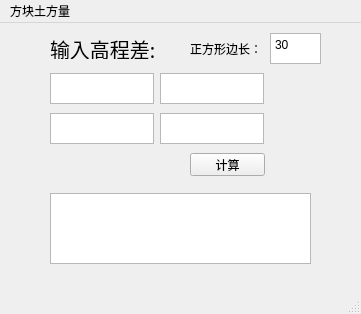
<?xml version="1.0" encoding="UTF-8"?>
<ui version="4.0">
 <class>MainWindow</class>
 <widget class="QMainWindow" name="MainWindow">
  <property name="geometry">
   <rect>
    <x>0</x>
    <y>0</y>
    <width>361</width>
    <height>314</height>
   </rect>
  </property>
  <property name="windowTitle">
   <string>MainWindow</string>
  </property>
  <widget class="QWidget" name="centralwidget">
   <widget class="QTextEdit" name="zuoshang">
    <property name="geometry">
     <rect>
      <x>50</x>
      <y>50</y>
      <width>104</width>
      <height>31</height>
     </rect>
    </property>
   </widget>
   <widget class="QTextEdit" name="zuoxia">
    <property name="geometry">
     <rect>
      <x>50</x>
      <y>90</y>
      <width>104</width>
      <height>31</height>
     </rect>
    </property>
   </widget>
   <widget class="QTextEdit" name="youxia">
    <property name="geometry">
     <rect>
      <x>160</x>
      <y>90</y>
      <width>104</width>
      <height>31</height>
     </rect>
    </property>
   </widget>
   <widget class="QTextEdit" name="youshang">
    <property name="geometry">
     <rect>
      <x>160</x>
      <y>50</y>
      <width>104</width>
      <height>31</height>
     </rect>
    </property>
   </widget>
   <widget class="QTextEdit" name="result_box">
    <property name="geometry">
     <rect>
      <x>50</x>
      <y>170</y>
      <width>261</width>
      <height>71</height>
     </rect>
    </property>
    <property name="font">
     <font>
      <family>Yu Gothic UI Semibold</family>
      <pointsize>10</pointsize>
     </font>
    </property>
    <property name="html">
     <string>&lt;!DOCTYPE HTML PUBLIC &quot;-//W3C//DTD HTML 4.0//EN&quot; &quot;http://www.w3.org/TR/REC-html40/strict.dtd&quot;&gt;
&lt;html&gt;&lt;head&gt;&lt;meta name=&quot;qrichtext&quot; content=&quot;1&quot; /&gt;&lt;style type=&quot;text/css&quot;&gt;
p, li { white-space: pre-wrap; }
&lt;/style&gt;&lt;/head&gt;&lt;body style=&quot; font-family:'Yu Gothic UI Semibold'; font-size:10pt; font-weight:400; font-style:normal;&quot;&gt;
&lt;p style=&quot;-qt-paragraph-type:empty; margin-top:0px; margin-bottom:0px; margin-left:0px; margin-right:0px; -qt-block-indent:0; text-indent:0px; font-family:'华文细黑'; font-size:15pt;&quot;&gt;&lt;br /&gt;&lt;/p&gt;&lt;/body&gt;&lt;/html&gt;</string>
    </property>
   </widget>
   <widget class="QLabel" name="label_2">
    <property name="geometry">
     <rect>
      <x>50</x>
      <y>15</y>
      <width>131</width>
      <height>21</height>
     </rect>
    </property>
    <property name="font">
     <font>
      <family>幼圆</family>
      <pointsize>15</pointsize>
     </font>
    </property>
    <property name="text">
     <string>输入高程差:</string>
    </property>
   </widget>
   <widget class="QPushButton" name="jisuan_button">
    <property name="geometry">
     <rect>
      <x>190</x>
      <y>130</y>
      <width>75</width>
      <height>23</height>
     </rect>
    </property>
    <property name="text">
     <string>计算</string>
    </property>
   </widget>
   <widget class="QTextEdit" name="bianchang">
    <property name="geometry">
     <rect>
      <x>270</x>
      <y>10</y>
      <width>51</width>
      <height>31</height>
     </rect>
    </property>
    <property name="html">
     <string>&lt;!DOCTYPE HTML PUBLIC &quot;-//W3C//DTD HTML 4.0//EN&quot; &quot;http://www.w3.org/TR/REC-html40/strict.dtd&quot;&gt;
&lt;html&gt;&lt;head&gt;&lt;meta name=&quot;qrichtext&quot; content=&quot;1&quot; /&gt;&lt;style type=&quot;text/css&quot;&gt;
p, li { white-space: pre-wrap; }
&lt;/style&gt;&lt;/head&gt;&lt;body style=&quot; font-family:'SimSun'; font-size:9pt; font-weight:400; font-style:normal;&quot;&gt;
&lt;p style=&quot; margin-top:0px; margin-bottom:0px; margin-left:0px; margin-right:0px; -qt-block-indent:0; text-indent:0px;&quot;&gt;30&lt;/p&gt;&lt;/body&gt;&lt;/html&gt;</string>
    </property>
   </widget>
   <widget class="QLabel" name="label">
    <property name="geometry">
     <rect>
      <x>190</x>
      <y>15</y>
      <width>71</width>
      <height>21</height>
     </rect>
    </property>
    <property name="text">
     <string>正方形边长：</string>
    </property>
   </widget>
  </widget>
  <widget class="QMenuBar" name="menubar">
   <property name="geometry">
    <rect>
     <x>0</x>
     <y>0</y>
     <width>361</width>
     <height>23</height>
    </rect>
   </property>
   <widget class="QMenu" name="menu">
    <property name="title">
     <string>方块土方量</string>
    </property>
   </widget>
   <addaction name="menu"/>
  </widget>
  <widget class="QStatusBar" name="statusbar"/>
 </widget>
 <resources/>
 <connections/>
</ui>
